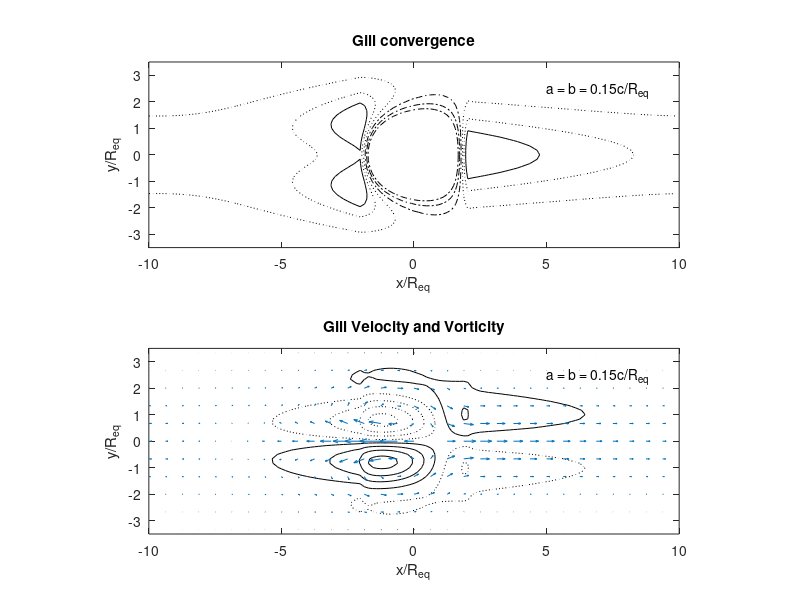
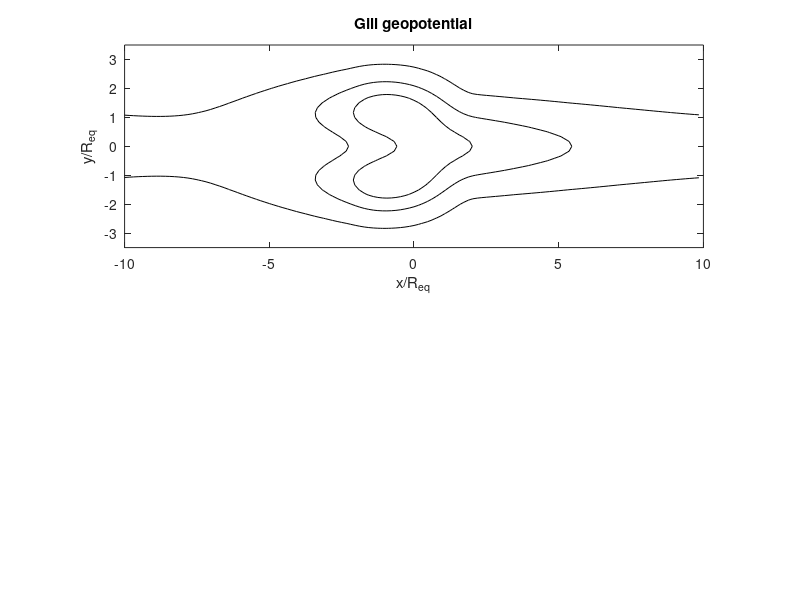

MATLAB code for these plots, in order:
% Script to solve Gill problem, exact, in WTG limit, and no-dissipation 
% comparison, for a specified zonally compensated mass source.  We use an FFT 
% with periodic BC in x and finite differencing with BC v = 0 at N, S walls.
% The main control parameters are:
%   nodiss (switch for nondim Rayleigh friction- 0: a= 0.15; 1: a = 0.0001)
%   zonalcomp (switch to turn on zonal compensation of mass source)
% Other control parameters controlling domain shape, etc. are near top of 
% script. 
% If nodiss = 0, three two-panel figures are plotted:
%  figure(1)  Gill solution div and vort/u/v (b = a, b = Newtonian cooling)
%   ...and if zonalcomp = 1...
%  figure(2)  WTG solution div and vort/u/v (b = 0), zonally-compensated.
%  figure(3)  Gill and WTG geopotls.
% If nodiss = 1, one two-panel figure is plotted:
%  figure(1)  a = b = 0 vort/u/v and phi.
%
% This script is used to generate the following figures in the WTG_gill paper:
% Setting nodiss, zonalcomp, y0 = 0 (original Gill model):
%  figure(1)  gill-nocomp-uv.eps  
% Setting nodiss = 0, zonalcomp = 1, y0 = 0 (zonally compensated Gill model):
%  figure(1)  gill-uv.eps
%  figure(2)  WTG-uv.eps
%  figure(3)  comp-phi.eps
% We also get rms relative error stats uerr, verr, phierr, zetaerr, etc.
% Setting nodiss = 1, zonalcomp = 1, y0 = 0 (no dissipation):
%  figure(1)  nodiss.eps

%Modified by Rick Russotto (starting October 2018) to save plots as PDFs
%(since can't run Matlab as gui) and print test output to find discrepancies
%with Python version I'm developing. 

%Printing test output didn't work so well...
%(matrices take up too much space) maybe better to just run
%and look at the variables I need within command line,
%comparing to the Python version with printed test output there.

%-------------User-defined parameters follow...--------------

  zonalcomp = 0; % No zonal compensation of heating (Original Gill problem)
%  zonalcomp = 1; % Gill problem with zonally compensated heating
%  nodiss = 1; % Inviscid, no thermal diffusion
  nodiss = 0; % Thermal diffusivity = Rayleigh damping (Original Gill problem)

%  Set Rayleigh friction (nondimensionalized in units of sqrt(beta*c))

  if(nodiss)
    a = 0.0001;  % a = 0 would produce divide by zero.
  else
    a = 0.15;  
  end

%  Define thermal diffusivity b
b = a;

%  Define other physical parameters

  H = 1;     % Layer depth
  g = 1;     % gravity
  beta = 1;  % df/dy

%  Domain size and number of mesh points

  lx = 20; % periodic domain width -lx/2 < x < lx/2
  ly = 20; % Rigid walls at +/- ly/2
  nx = 128; % Number of gridpoints in x
  ny = 120; % Number of y gridpoints in -ly/2 <= y < ly/2

%  Parameters defining plot window in x,y and stride (in gridpoints) for
%  velocity vector plotting

  xmin = -lx/2;
  xmax = lx/2;
  ymin = -3.5;
  ymax = 3.5;
  stride = 4;

%----------End of user-defined parameters---------  

  dx = lx/nx;
  x = -lx/2 + dx*(0:(nx-1));
  dy = ly/ny;
  y = -ly/2 + dy*(0:ny);
  [X,Y] = meshgrid(x,y);
  
%     %Russotto: indent test output
%         x
%         y

% Shallow water phase speed

  c = sqrt(g*H);

%   Define mass source M(x,y)

  sx = 2;    % Mass source half-width in x
  sy = 1;    % Mass source half-width in y
  x0 = 0;    % Central x of mass source
  y0 = 0;    % Central y of mass source.

  kh = pi/(2*sx);
  phase = kh*(X-x0);
  phase(X-x0>sx) = pi/2;
  phase(X-x0<-sx) = pi/2;
  F = cos(phase);
  M =  F.*exp(-(Y-y0).^2/(2*sy^2));
  M(1,:) = 0;                  % Zero the heating at top and bottom bdries.
  M(ny+1,:) = 0;
  if (zonalcomp)
    M = M - (mean(M.')).'*ones(1,nx); % Correct zonal avg heating to be zero
  end
  dMdy = -(Y-y0).*M/sy^2;
  d2Mdy2 = ((Y-y0).^2/sy^2 - 1).*M/sy^2;
  Mhat = (fft(M.')).';
  dMdyhat = (fft(dMdy.')).';
  
%     %Test output
%         g
%         kh
%         phase
%         F
%         M
%         dMdy
%         d2Mdy2
%         Mhat
%         dMdyhat
        

%  Define waveno. matrix 

  kx = (2*pi/lx)*[0:(nx/2 - 1) (-nx/2):(-1)];
  KX = ones(ny+1,1)*kx;
  
%         kx
%         KX

%-------------------Gill computations-----------------------------------------


%
%  Define v source term Sv = (a*d/dy - beta*y*d/dx)M/H
  
  Svhat = (a*dMdyhat - beta*1i*KX.*Y.*Mhat)/H;
        
%        Svhat

%
%  Solve (-b(a^2 + beta^2y^2)/c^2 + a*del^2 + beta*d/dx)v = Sv, or
%
%  a*d2vhat/dy2 + (-b(a^2 + beta^2y^2)/c^2 -a*k^2 + i*k*beta)vhat = Svhat
%
%  where Sv = (a*d/dy - beta*y*d/dx)M/H is the same source term
%  as in WTG (but this time we don't remove wavenumber zero).

%  This is done as a loop over wavenumbers, using only the interior 
%  y-gridpoints 2:ny (since v = 0 at the boundaries)

  vhat = zeros(ny+1,nx);
  d1 = a/dy^2;
  for i = 1:nx
    k = kx(i);
    d0 = -2*d1 - a*k^2 + 1i*k*beta;
    e = ones(ny-1,1);
    Av = spdiags([d1*e d0*e-b*(a^2 + (beta*(y(2:ny))').^2)/c^2 d1*e],...
                 -1:1,ny-1,ny-1);
    r = Svhat(2:ny,i);
    vhat(2:ny,i) = Av\r;
    %disp(i)
    %disp(vhat(41,i))
  end
  v = real((ifft(vhat.')).');
  
%         d1
%         vhat
%         v
        

%  Calculate phi from
%
%     (b/c^2)phi + du/dx = M/H - dv/dy 
%  and
%     a*u = -dphi/dx + beta*y*v
%  Eliminating u between these equations,
%     (a*b/c^2 - d2/dx2)phi = aM/H - a dv/dy - beta*y*dv/dx
%  whose FFT in x diagnoses phi

  dvdyhat = zeros(ny+1,nx);
  dvdyhat(2:ny,:) = (vhat(3:(ny+1),:) - vhat(1:(ny-1),:))/(2*dy);
  dvdyhat(1,:) = (vhat(2,:) - vhat(1,:))/dy;
  dvdyhat(ny+1,:) = (vhat(ny+1,:) - vhat(ny,:))/dy;
  phihat = (a*Mhat/H - a*dvdyhat - 1i*beta*Y.*KX.*vhat)./(a*b/c^2 + KX.^2);
  phi = real((ifft(phihat.')).');

  D = M/H - b*phi/c^2;
  
%         dvdyhat
%         phihat
%         phi
%         D


%  Calculate vorticity zeta from divergence and v:
%
%    a*zeta + beta*(y*D + v) = 0

  zeta = (beta/a)*(-Y.*D - v);
  
%         zeta

%  u calculated using div eqn: du/dx + dv/dy = M/H-b*phi/(c^2)

  dvdy = zeros(ny+1,nx);
  dvdy(2:ny,:) = (v(3:ny+1,:)  - v(1:(ny-1),:))/(2*dy);
  
  uhat = (Mhat/H - b*phihat/c^2-(fft(dvdy.')).');
%   uhat=(Mhat/H-(fft(dvdy.')).');				  

  uhat(:,2:nx) = uhat(:,2:nx)./(1i*KX(:,2:nx));

%  The k=0 components are indeterminate; for these go to zonally
%  averaged vorticity equation dudyhat(:,1) = -zetahat(:,1), with BC that
%  the meridional average of uhat(:,1) should equal zero. 

  zetahat = (fft(zeta.')).';
  dudyhath = -0.5*(zetahat(1:ny,1) + zetahat(2:(ny+1),1)); 
  uhat(:,1) = [0; dy*cumsum(dudyhath)];
  uhatmean = mean([uhat(2:ny,1);0.5*(uhat(1,1)+uhat(ny+1,1))]);
  uhat(:,1) = uhat(:,1) - uhatmean;

  ucompare = real((ifft(uhat.')).');
  
%         dvdy
%         uhat
%         uhatmean
%         zetahat
%         dudyhath
%         ucompare
	    

%  u calculated using x momentum eqn: -beta.y.v=-d(phi)/dx-a.u 
		   dphidx=zeros(ny+1,nx);  

dphidx(:,2:nx-1)=(phi(:,3:nx)-phi(:,1:nx-2))/(2*dx);
  dphidx(:,1)=(phi(:,2)-phi(:,nx))/(2*dx);
  dphidx(:,nx)=(phi(:,1)-phi(:,nx-1))/(2*dx);
  u=(-beta*Y.*v+dphidx)/(-a);


%         dphidx
%         u








  if (~nodiss)

%    figure(1): Plot Gill div and vel/vort
%    If mass source is compensated (zonalcomp = 1), plot 2 additional figs:
%     figure(2): WTG div and vel/vort
%     figure(3): Gill phi and WTG phi
%    If mass source is compensated and off-equatorial, plot
%     figure(1): Gill vel/vort and WTG vel/vort

%-------Gill plots--------
    figure(1)
    subplot(2,1,1)

%    Plot Gill divergence

    cint = -0.9:0.2:-0.1;
    contour(x,y,D,cint,'k-')
    hold on
    cint = [-0.06 -0.02];
    %contour(x,y,D,cint,'k--')
    contour(x,y,D,cint,'k:')
    cint = [0.02:0.04:0.1];
    contour(x,y,D,cint,'k-.')
    axis equal
    axis([xmin xmax ymin ymax])
    xlabel('x/R_{eq}')
    ylabel('y/R_{eq}')
    text(0.75*xmax+0.25*xmin,0.85*ymax+0.15*ymin,...
         ['a = b = ' num2str(a) 'c/R_{eq}'])
    title('Gill convergence')
    hold off

%    Plot Gill velocity vectors and vorticity
 
    subplot(2,1,2)

%    czetamax = max(max(zeta))
    czetamax = 3;     % fixed contours
    cpos = (0.1:0.2:1.9)*czetamax;
    contour(x,y,zeta,cpos,'k-')
    hold on
%    contour(x,y,zeta,-cpos,'k--')
    contour(x,y,zeta,-cpos,'k:')
    axis equal
    axis([xmin xmax ymin ymax])
    xlabel('x/R_{eq}')
    ylabel('y/R_{eq}')
    text(0.75*xmax+0.25*xmin,0.85*ymax+0.15*ymin,['a = b = ' num2str(a) 'c/R_{eq}'])
    title('Gill Velocity and Vorticity')
  
%    Plot velocity vectors

    quiver(x(1:stride:nx),y(1:stride:ny),...
           u(1:stride:ny,1:stride:nx),v(1:stride:ny,1:stride:nx))

    hold off
    
    % Russotto: save figure to pdf
        saveas(gcf, 'gill01.pdf')
        %saveas(gcf, 'gill01.png')

%    Plot Gill phi

    figure(3)
    subplot(2,1,1)
%    cphimax = max(max(abs(phi)))
    cphimax = 2;      % fixed contours
    cpos = (0.1:0.2:1.9)*cphimax;

    contour(x,y,phi,cpos,'k-')
    hold on
    %contour(x,y,phi,-cpos,'k--')
    contour(x,y,phi,-cpos,'k:')
    axis equal
    axis([xmin xmax ymin ymax])
    xlabel('x/R_{eq}')
    ylabel('y/R_{eq}')
    title('Gill geopotential')

	   

    hold off
    
    % Russotto: save figure to pdf
        saveas(gcf, 'gill03.pdf')
        %saveas(gcf, 'gill03.png')

    if (zonalcomp)
  
      ugill = u;
      vgill = v;
      Dgill = D;  
      phigill = phi;
      zetagill = zeta;  
  
%  -----------WTG computations (require zonally-compensated heating)--------
%  
%      Define v source term Sv = (a*d/dy - beta*y*d/dx)M/H
  
      Svhat = (a*dMdyhat - beta*1i*KX.*Y.*Mhat)/H;
  
%      Solve a*del^2 v + beta*dv/dx = Sv, or
%  
%      a*d2vhat/dy2 + (-a*k^2 + i*k*beta)vhat = Svhat
%  
%      This is done as a loop over wavenumbers, using only the interior 
%      y-gridpoints 2:ny (since v = 0 at the boundaries)
%      By skipping i = 1 (k=0) the solution automatically removes the zonal
%      mean (k=0) contribution to the heating, as required by WTG.
  
      vhat = zeros(ny+1,nx);
      d1 = a/dy^2;
      for i = 2:nx
        k = kx(i);
        d0 = -2*d1 - a*k^2 + 1i*k*beta;
        e = ones(ny-1,1); 
        Av = spdiags([d1*e d0*e d1*e],-1:1,ny-1,ny-1);
        r = Svhat(2:ny,i);
        vhat(2:ny,i) = Av\r;
      end
      v = real((ifft(vhat.')).');
  
      D = M/H;
    
      figure(2)
  
%      Plot WTG divergence
  
      subplot(2,1,1)
      cint = -0.9:0.2:-0.1;
      contour(x,y,D,cint,'k-')
      hold on
      cint = [-0.06 -0.02];
      contour(x,y,D,cint,'k--')
      cint = [0.02:0.04:0.1];
      contour(x,y,D,cint,'k-.')
      axis equal
      axis([xmin xmax ymin ymax])
      xlabel('x/R_{eq}')
      ylabel('y/R_{eq}')
      text(0.75*xmax+0.25*xmin,0.85*ymax+0.15*ymin,['a = ' num2str(a) 'c/R_{eq}'])
      title('WTG convergence')
      hold off
  
%      Plot WTG velocity vectors and vorticity

      subplot(2,1,2)
  
%      Calculate vorticity zeta from divergence and v:
%
%        a*zeta + beta*(y*D + v) = 0
  
      zeta = (beta/a)*(-Y.*D - v);

%      czetamax = max(max(zeta))
      czetamax = 3;    % fixed contours
      cpos = (0.1:0.2:1.9)*czetamax;
      contour(x,y,zeta,cpos,'k-')
      hold on
      contour(x,y,zeta,-cpos,'k--')
      axis equal
      axis([xmin xmax ymin ymax])
      xlabel('x/R_{eq}')
      ylabel('y/R_{eq}')
      title('WTG Velocity and Vorticity')
  
%      u calculated using div eqn du/dx + dv/dy = M/H
  
      dvdy = zeros(ny+1,nx);
      dvdy(2:ny,:) = (v(3:ny+1,:)  - v(1:(ny-1),:))/(2*dy);
      uhat = (Mhat/H - (fft(dvdy.')).');
      uhat(:,2:nx) = uhat(:,2:nx)./(1i*KX(:,2:nx));
  
%      The k=0 components are indeterminate; for these go to zonally
%      averaged (bar) vorticity equation dudybar = -zetabar 
%      For WTG, ubar = 0 since no waveno 0 heat source.
  
      uhat(:,1) = 0;
  
      u = real((ifft(uhat.')).');
  
%      Plot velocity vectors

      quiver(x(1:stride:nx),y(1:stride:ny),...
             u(1:stride:ny,1:stride:nx),v(1:stride:ny,1:stride:nx))

      hold off
      
      % Russotto: save as pdf
      saveas(gcf, 'gill02.pdf')

%      Calculate WTG phi from -del^2 phi = a*D - beta*y*zeta + beta*u
%      We use the BC i*k*beta*y*phihat = a*dphihat/dy at the boundaries,
%      derived from the momentum equations.

      phihat = zeros(ny+1,nx);
      yzetahat = (fft((Y.*zeta).')).';
      Sphihat = a*Mhat/H - beta*yzetahat + beta*uhat;
      Sphihat(:,1) = 0.;

      d1 = 1/dy^2;
      for i = 2:nx   % Skip wavenumber zero to account for zero-mean heat source
        k = kx(i);
        e = ones(ny+1,1) ;
        Ap = spdiags([-d1*e (2*d1+k^2)*e -d1*e],-1:1,ny+1,ny+1);
        Ap(1,2) = a/dy;
        Ap(1,1) = -a/dy - i*k*beta*(-ly/2);
        Ap(ny+1,ny+1) = a/dy - i*k*beta*(ly/2);
        Ap(ny+1,ny) = -a/dy;
        r = [0; Sphihat(2:ny,i); 0];
        phihat(:,i) = Ap\r;
      end % i
      phi = real((ifft(phihat.')).');

%      Plot WTG phi

      figure(3)
      subplot(2,1,2)
%      cphimax = max(max(abs(phi)))
      cphimax = 2;
      cpos = (0.1:0.2:1.9)*cphimax;
      contour(x,y,phi,cpos,'k-')
      hold on
      contour(x,y,phi,-cpos,'k--')
      axis equal
      axis([xmin xmax ymin ymax])
      xlabel('x/R_{eq}')
      ylabel('y/R_{eq}')
      title('WTG geopotential')
      hold off
      
      % Russotto: save figure as pdf
      saveas(gcf, 'gill103.pdf')

%      Relative error statistics

      uerr = var(u(:)-ugill(:))/var(ugill(:));
      verr = var(v(:)-vgill(:))/var(vgill(:));
      Derr = var(D(:)-Dgill(:))/var(Dgill(:));
      phierr = var(phi(:)-phigill(:))/var(phigill(:));
      zetaerr = var(zeta(:)-zetagill(:))/var(zetagill(:));
  
    end  % if(zonalcomp)  

  else 

%    nodiss = 1 (true). Plot only one figure: 
%      (top) undamped velocity and vorticity
%      (bot) undamped phi

    figure(1)
    subplot(2,1,1)

%    czetamax = max(max(zeta))
    czetamax = 3;     % fixed contours
    cpos = (0.1:0.2:1.9)*czetamax;
    contour(x,y,zeta,cpos,'k-')
    hold on
    contour(x,y,zeta,-cpos,'k--')
    axis equal
    axis([xmin xmax ymin ymax])
    xlabel('x/R_{eq}')
    ylabel('y/R_{eq}')
    text(0.75*xmax+0.25*xmin,0.85*ymax+0.15*ymin,'a = b = 0')
    title('Undamped Velocity and Vorticity')
    stride = 4;
    quiver(x(1:stride:nx),y(1:stride:ny),...
           u(1:stride:ny,1:stride:nx),v(1:stride:ny,1:stride:nx))

    subplot(2,1,2)
%    cphimax = max(max(abs(phi)))
    cphimax = 2;      % fixed contours
    cpos = (0.1:0.2:1.9)*cphimax;

    contour(x,y,phi,cpos,'k-')
    hold on
    contour(x,y,phi,-cpos,'k--')
    axis equal
    axis([xmin xmax ymin ymax])
    xlabel('x/R_{eq}')
    ylabel('y/R_{eq}')
    title('Undamped Geopotential')
    hold off

    subplot(2,1,2)
%    cphimax = max(max(abs(phi)))
    cphimax = 2;      % fixed contours
    cpos = (0.1:0.2:1.9)*cphimax;

    contour(x,y,phi,cpos,'k-')
    hold on
    contour(x,y,phi,-cpos,'k--')
    axis equal
    axis([xmin xmax ymin ymax])
    xlabel('x/R_{eq}')
    ylabel('y/R_{eq}')
    title('Undamped geopotential')
    hold off
    
    % Russotto: save figure as pdf
    saveas(gcf, 'gill101.pdf')


%    Plot exact undamped solution in same format as FFT soln if desired.

    exactnodiss = 1; % Switch to plot exact undamped solution .
    if(exactnodiss)
      figure(2)
      v_ud = -Y.*M/H;
      dudx_ud = (2*M + Y.*dMdy)/H;
      dudxhat_ud = fft(dudx_ud.').';
      uhat_ud(:,2:nx) = dudxhat_ud(:,2:nx)./(1i*KX(:,2:nx));
      uhat_ud(:,1) = 0;
      u_ud = real((ifft(uhat_ud.')).');

      dphidx_ud = -beta.*Y.*Y.*M/H;
      dphidxhat_ud = fft(dphidx_ud.').';
      phihat_ud(:,2:nx) = dphidxhat_ud(:,2:nx)./(1i*KX(:,2:nx));
      phihat_ud(:,1) = 0;
      phi_ud = real((ifft(phihat_ud.')).');

      dvdxhat_ud = 1i*KX.*(fft(v_ud.').');
      d2udxdy_ud = (3*dMdy + Y.*d2Mdy2)/H;
      d2udxdyhat_ud = fft(d2udxdy_ud.').';
      dudyhat_ud(:,2:nx) = d2udxdyhat_ud(:,2:nx)./(1i*KX(:,2:nx));
      dudyhat_ud(:,1) = 0;
      zeta_ud = real((ifft((dvdxhat_ud - dudyhat_ud).')).');
  
      subplot(2,1,1)
      czetamax = 3;
      cpos = (0.1:0.2:1.9)*czetamax;
      contour(x,y,zeta_ud,cpos,'k-')
      hold on
      contour(x,y,zeta_ud,-cpos,'k--')
      axis equal
      axis([xmin xmax ymin ymax])
      xlabel('x/R_{eq}')
      ylabel('y/R_{eq}')
      text(0.75*xmax+0.25*xmin,0.85*ymax+0.15*ymin,'a = b = 0')
      title('Exact undamped velocity and vorticity')
      stride = 4;
      quiver(x(1:stride:nx),y(1:stride:ny),...
             u_ud(1:stride:ny,1:stride:nx),v_ud(1:stride:ny,1:stride:nx))

      subplot(2,1,2)
      cphimax = 2;
      cpos = (0.1:0.2:1.9)*cphimax;
      contour(x,y,phi_ud,cpos,'k-')
      hold on
      contour(x,y,phi_ud,-cpos,'k--')
      axis equal
      axis([xmin xmax ymin ymax])
      xlabel('x/R_{eq}')
      ylabel('y/R_{eq}')
      title('Exact undamped geopotential')
      hold off
      
      % Russotto: save figure as pdf
      saveas(gcf, 'gill102.pdf')
      
    end % exactnodiss
  end % if(nodiss)

